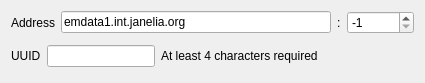
<?xml version="1.0" encoding="UTF-8"?>
<ui version="4.0">
 <class>ZDvidSourceWidget</class>
 <widget class="QWidget" name="ZDvidSourceWidget">
  <property name="geometry">
   <rect>
    <x>0</x>
    <y>0</y>
    <width>425</width>
    <height>83</height>
   </rect>
  </property>
  <property name="windowTitle">
   <string>Form</string>
  </property>
  <layout class="QVBoxLayout" name="verticalLayout">
   <item>
    <layout class="QHBoxLayout" name="horizontalLayout">
     <item>
      <widget class="QLabel" name="label">
       <property name="text">
        <string>Address</string>
       </property>
      </widget>
     </item>
     <item>
      <widget class="QLineEdit" name="addressLineEdit">
       <property name="text">
        <string>emdata1.int.janelia.org</string>
       </property>
      </widget>
     </item>
     <item>
      <widget class="QLabel" name="label_2">
       <property name="text">
        <string>:</string>
       </property>
      </widget>
     </item>
     <item>
      <widget class="QSpinBox" name="portSpinBox">
       <property name="toolTip">
        <string>Port of the server (-1 means default)</string>
       </property>
       <property name="minimum">
        <number>-1</number>
       </property>
       <property name="maximum">
        <number>999999</number>
       </property>
       <property name="value">
        <number>-1</number>
       </property>
      </widget>
     </item>
    </layout>
   </item>
   <item>
    <layout class="QHBoxLayout" name="horizontalLayout_3">
     <item>
      <widget class="QLabel" name="label_3">
       <property name="text">
        <string>UUID</string>
       </property>
      </widget>
     </item>
     <item>
      <widget class="QLineEdit" name="uuidLineEdit">
       <property name="text">
        <string/>
       </property>
      </widget>
     </item>
     <item>
      <widget class="QLabel" name="label_12">
       <property name="text">
        <string>At least 4 characters required</string>
       </property>
      </widget>
     </item>
     <item>
      <spacer name="horizontalSpacer_2">
       <property name="orientation">
        <enum>Qt::Horizontal</enum>
       </property>
       <property name="sizeHint" stdset="0">
        <size>
         <width>40</width>
         <height>20</height>
        </size>
       </property>
      </spacer>
     </item>
    </layout>
   </item>
  </layout>
 </widget>
 <resources/>
 <connections/>
</ui>
